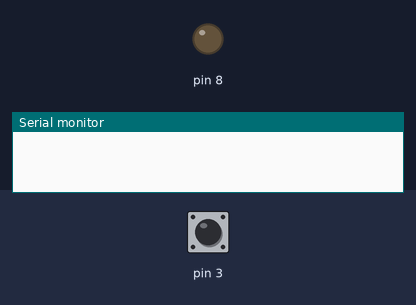
Bench run of a sketch on a simulated Arduino Uno, built with avr-gcc and run on an emulated ATmega328P. Parts: output pins drawn as LEDs (lit = HIGH), the last lines printed to the serial monitor. Inputs (shaded band) come from the test bench; at power-on: pin 3 HIGH.

Above: at 1.2 s.
1.3 s: pin 3 pulled LOW for 0.15 s
At 2.0 s:
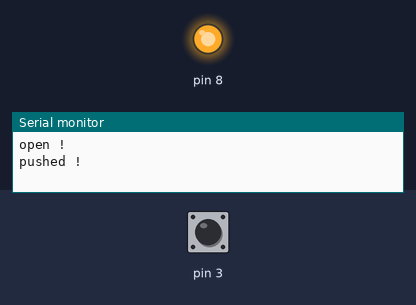
Timing chart, 0 to 4.3 s (numbered marks = the images above; inputs shaded):
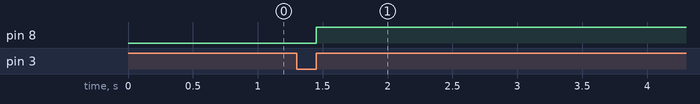

Measured:
- after the input at 1.3 s, pin 8: LOW → HIGH after 0.15 s

The sketch:

Serial.ino
```cpp
bool previous_state=HIGH;
bool swith_state;
bool serial_state=false;
bool state;
void setup() {
  // put your setup code here, to run once:
  pinMode(3, INPUT_PULLUP);
  pinMode(8, OUTPUT);
  Serial.begin(9600);
  state = LOW;
}

void loop() {
  // put your main code here, to run repeatedly:
  //digitalWrite(8,LOW);

  readSerialPort();
  state = digitalRead(3);
 // Serial.println(state);
  if (state != previous_state){
    previous_state = state;
    if(state == HIGH){
      //Serial.println(state);
      if(serial_state == false){
      Serial.println("open !");
      digitalWrite(8,HIGH);
      }
      else{
        Serial.println("shutdown !");
        Serial.write('S');
      }
      Serial.println("pushed !");
    }
  }

}

void readSerialPort(){
  if(Serial.available()){
    serial_state = true;
  }
  else{
    serial_state = false;
  }
}
```
